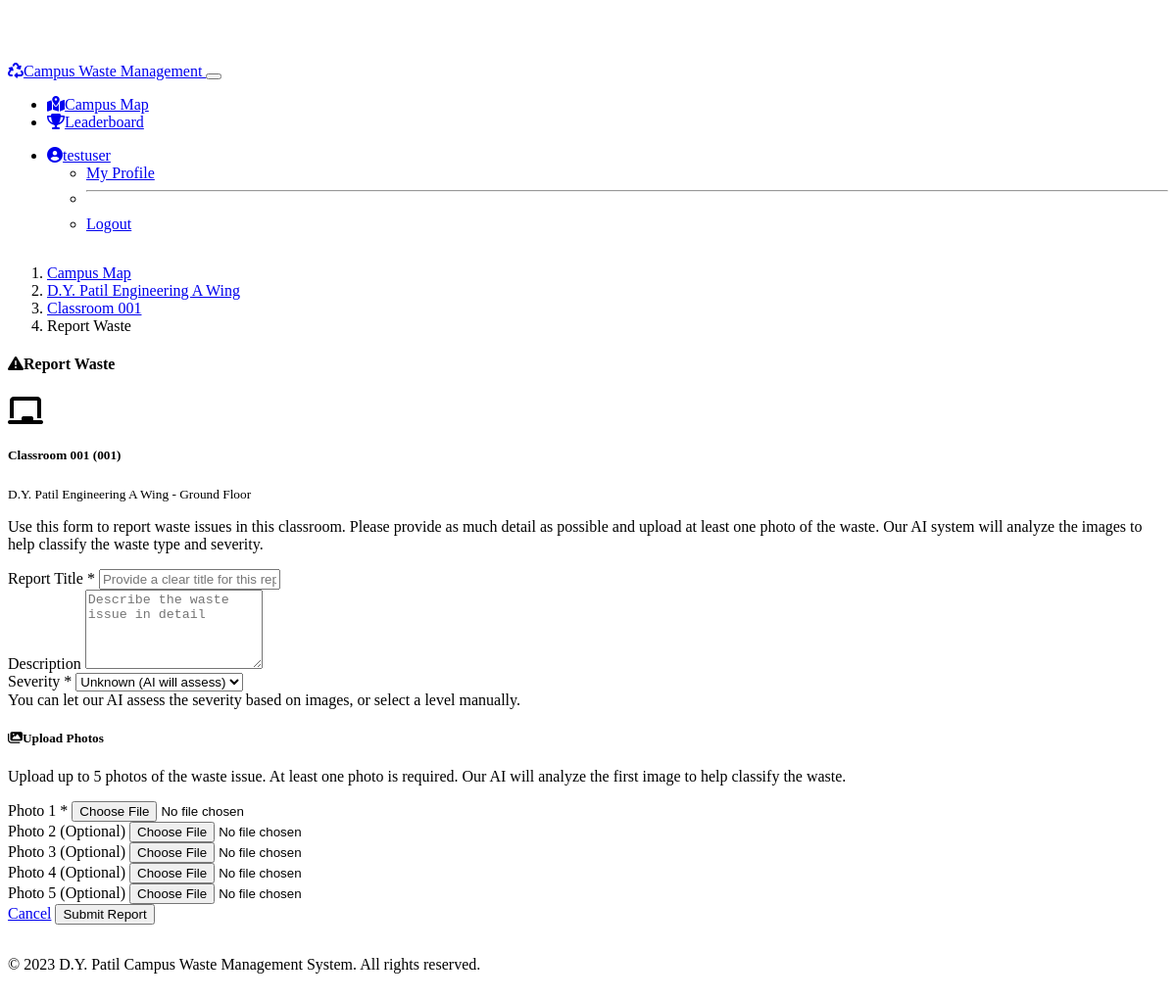
Page /report/1 (signed in) on the committed database.
### models.py (models this page shows, shortened)
class User(UserMixin, db.Model):
    id = db.Column(db.Integer, primary_key=True)
    username = db.Column(db.String(64), unique=True, nullable=False)
    email = db.Column(db.String(120), unique=True, nullable=False)
    password_hash = db.Column(db.String(256), nullable=False)
    user_type = db.Column(db.String(20), nullable=False)  # student, teacher, cleaning_staff
    created_at = db.Column(db.DateTime, default=datetime.utcnow)
    reports = db.relationship('WasteReport', backref='reporter', lazy='dynamic')

class Building(db.Model):
    id = db.Column(db.Integer, primary_key=True)
    name = db.Column(db.String(100), nullable=False)
    floors = db.relationship('Floor', backref='building', lazy='dynamic')

class Room(db.Model):
    id = db.Column(db.Integer, primary_key=True)
    room_number = db.Column(db.String(20), nullable=False)
    name = db.Column(db.String(100), nullable=False)
    room_type = db.Column(db.String(20), nullable=False)  # classroom, lab
    floor_id = db.Column(db.Integer, db.ForeignKey('floor.id'), nullable=False)
    department_id = db.Column(db.Integer, db.ForeignKey('department.id'), nullable=False)
    reports = db.relationship('WasteReport', backref='room', lazy='dynamic')

class Floor(db.Model):
    id = db.Column(db.Integer, primary_key=True)
    name = db.Column(db.String(100), nullable=False)
    level = db.Column(db.Integer, nullable=False)  # 0 for ground floor, 1 for first floor, etc.
    building_id = db.Column(db.Integer, db.ForeignKey('building.id'), nullable=False)
    rooms = db.relationship('Room', backref='floor', lazy='dynamic')

### app.py (the view, shortened to what this page needs)
@app.route('/report/<int:room_id>', methods=['GET', 'POST'])
@login_required
def report(room_id):
    room = Room.query.get_or_404(room_id)
    form = ReportForm()
    return render_template('report.html', form=form, room=room)

### forms.py
class ReportForm(FlaskForm):
    title = StringField('Report Title', validators=[DataRequired(), Length(max=100)])
    description = TextAreaField('Description', validators=[Length(max=500)])
    severity = SelectField('Severity', choices=[
        ('Unknown', 'Unknown (AI will assess)'),
        ('Critical', 'Critical'),
        ('High', 'High'),
        ('Medium', 'Medium'),
        ('Low', 'Low')
    ], validators=[DataRequired()])
    image1 = FileField('Image 1', validators=[FileAllowed(['jpg', 'jpeg', 'png'], 'Images only!')])
    image2 = FileField('Image 2', validators=[FileAllowed(['jpg', 'jpeg', 'png'], 'Images only!')])
    image3 = FileField('Image 3', validators=[FileAllowed(['jpg', 'jpeg', 'png'], 'Images only!')])
    image4 = FileField('Image 4', validators=[FileAllowed(['jpg', 'jpeg', 'png'], 'Images only!')])
    image5 = FileField('Image 5', validators=[FileAllowed(['jpg', 'jpeg', 'png'], 'Images only!')])
    submit = SubmitField('Submit Report')

### app.py (called while the page is built)
@login_manager.user_loader
def load_user(user_id):
    return db.session.get(User, int(user_id))

### templates/report.html (shortened to what this page needs)
{% extends 'base.html' %}
{% block content %}
<div class="row mb-4">
    <div class="col-12">
        <nav aria-label="breadcrumb">
            <ol class="breadcrumb">
                <li class="breadcrumb-item"><a href="{{ url_for('index') }}">Campus Map</a></li>
                <li class="breadcrumb-item"><a href="{{ url_for('building', building_id=room.floor.building_id) }}">{{ room.floor.building.name }}</a></li>
                <li class="breadcrumb-item"><a href="{{ url_for('room', room_id=room.id) }}">{{ room.name }}</a></li>
                <li class="breadcrumb-item active" aria-current="page">Report Waste</li>
            </ol>
        </nav>
        <div class="card">
            <div class="card-header bg-warning">
                <h4 class="mb-0 text-dark"><i class="fas fa-exclamation-triangle me-2"></i>Report Waste</h4>
            </div>
            <div class="card-body">
                <div class="mb-4">
                    <div class="d-flex align-items-center mb-3">
                        <i class="fas {% if room.room_type == 'classroom' %}fa-chalkboard{% else %}fa-flask{% endif %} fa-2x me-3"></i>
                        <div>
                            <h5 class="mb-0">{{ room.name }} ({{ room.room_number }})</h5>
                            <small class="text-muted">{{ room.floor.building.name }} - {{ room.floor.name }}</small>
                        </div>
                    </div>
                    <p>
                        Use this form to report waste issues in this {{ room.room_type }}.
                        Please provide as much detail as possible and upload at least one photo of the waste.
                        Our AI system will analyze the images to help classify the waste type and severity.
                    </p>
                </div>
                <form method="POST" enctype="multipart/form-data" id="report-form">
                    <div class="row">
                        <div class="col-md-6">
                            <div class="mb-3">
                                <label for="title" class="form-label">{{ form.title.label }} <span class="text-danger">*</span></label>
                                {{ form.title(class="form-control", id="title", placeholder="Provide a clear title for this report") }}
                            </div>
                            <div class="mb-3">
                                <label for="description" class="form-label">{{ form.description.label }}</label>
                                {{ form.description(class="form-control", rows=5, id="description", placeholder="Describe the waste issue in detail") }}
                            </div>
                            <div class="mb-3">
                                <label for="severity" class="form-label">{{ form.severity.label }} <span class="text-danger">*</span></label>
                                {{ form.severity(class="form-select", id="severity") }}
                                <div class="form-text">
                                    You can let our AI assess the severity based on images, or select a level manually.
                                </div>
                            </div>
                        </div>
                        <div class="col-md-6">
                            <div class="card mb-3">
                                <div class="card-header bg-primary text-white">
                                    <h5 class="mb-0"><i class="fas fa-images me-2"></i>Upload Photos</h5>
                                </div>
                                <div class="card-body">
                                    <p class="card-text mb-3">
                                        Upload up to 5 photos of the waste issue. At least one photo is required.
                                        Our AI will analyze the first image to help classify the waste.
                                    </p>
                                    <div class="mb-3">
                                        <label for="image1" class="form-label">Photo 1 <span class="text-danger">*</span></label>
                                        {{ form.image1(class="form-control", id="image1") }}
                                    </div>
                                    <div class="mb-3">
                                        <label for="image2" class="form-label">Photo 2 (Optional)</label>
                                        {{ form.image2(class="form-control", id="image2") }}
                                    </div>
                                    <div class="mb-3">
                                        <label for="image3" class="form-label">Photo 3 (Optional)</label>
                                        {{ form.image3(class="form-control", id="image3") }}
                                    </div>
                                    <div class="mb-3">
                                        <label for="image4" class="form-label">Photo 4 (Optional)</label>
                                        {{ form.image4(class="form-control", id="image4") }}
                                    </div>
                                    <div class="mb-3">
                                        <label for="image5" class="form-label">Photo 5 (Optional)</label>
                                        {{ form.image5(class="form-control", id="image5") }}
                                    </div>
                                </div>
                            </div>
                        </div>
                    </div>
                    <div class="d-grid gap-2 d-md-flex justify-content-md-end mt-4">
                        <a href="{{ url_for('room', room_id=room.id) }}" class="btn btn-secondary">Cancel</a>
                        {{ form.submit(class="btn btn-warning") }}
                    </div>
                </form>
            </div>
        </div>
    </div>
</div>
{% endblock %}

### templates/base.html (shortened to what this page needs)
<!DOCTYPE html>
<html lang="en" data-bs-theme="dark">
<head>
    <link href="https://cdn.replit.com/agent/bootstrap-agent-dark-theme.min.css" rel="stylesheet">
    <link rel="stylesheet" href="https://cdnjs.cloudflare.com/ajax/libs/font-awesome/6.4.0/css/all.min.css">
    <link rel="stylesheet" href="{{ url_for('static', filename='css/style.css') }}">
</head>
<body>
    <nav class="navbar navbar-expand-lg navbar-dark bg-dark fixed-top">
        <div class="container">
            <a class="navbar-brand" href="{{ url_for('index') }}">
                <i class="fas fa-recycle me-2"></i>Campus Waste Management
            </a>
            <button class="navbar-toggler" type="button" data-bs-toggle="collapse" data-bs-target="#navbarNav"
                aria-controls="navbarNav" aria-expanded="false" aria-label="Toggle navigation">
            </button>
            <div class="collapse navbar-collapse" id="navbarNav">
                <ul class="navbar-nav me-auto">
                    <li class="nav-item">
                        <a class="nav-link {% if request.path == '/' %}active{% endif %}" href="{{ url_for('index') }}">
                            <i class="fas fa-map-marked-alt me-1"></i>Campus Map
                        </a>
                    </li>
                    <li class="nav-item">
                        <a class="nav-link {% if request.path == '/leaderboard' %}active{% endif %}" href="{{ url_for('leaderboard') }}">
                            <i class="fas fa-trophy me-1"></i>Leaderboard
                        </a>
                    </li>
                </ul>
                <ul class="navbar-nav">
                    {% if current_user.is_authenticated %}
                    <li class="nav-item dropdown">
                        <a class="nav-link dropdown-toggle" href="#" id="userDropdown" role="button"
                            data-bs-toggle="dropdown" aria-expanded="false">
                            <i class="fas fa-user-circle me-1"></i>{{ current_user.username }}
                        </a>
                        <ul class="dropdown-menu dropdown-menu-end" aria-labelledby="userDropdown">
                            <li><a class="dropdown-item" href="{{ url_for('profile') }}">My Profile</a></li>
                            <li><hr class="dropdown-divider"></li>
                            <li><a class="dropdown-item" href="{{ url_for('logout') }}">Logout</a></li>
                        </ul>
                    </li>
                    {% endif %}
                </ul>
            </div>
        </div>
    </nav>
    <main class="py-4">
        <div class="container">
            {% block content %}{% endblock %}
        </div>
    </main>
    <footer class="footer">
        <div class="container text-center">
            <p class="mb-0">&copy; 2023 D.Y. Patil Campus Waste Management System. All rights reserved.</p>
        </div>
    </footer>
</body>
</html>

### static/css/style.css (style rules this page uses)
body { padding-top: 56px; min-height: 100vh; display: flex; flex-direction: column; }
main { flex: 1; }
.footer { margin-top: auto; padding: 1rem 0; background-color: var(--bs-dark); color: var(--bs-light); }

### rows in the picture
User: username "testuser"
Building: floor.building.name "D.Y. Patil Engineering A Wing"
Room: name "Classroom 001", room_number "001", room_type "classroom"
Floor: floor.name "Ground Floor"
